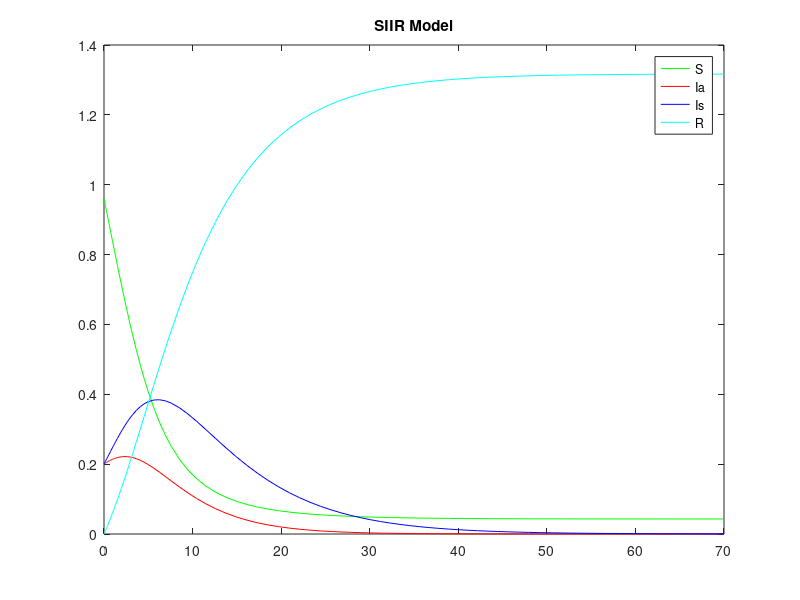
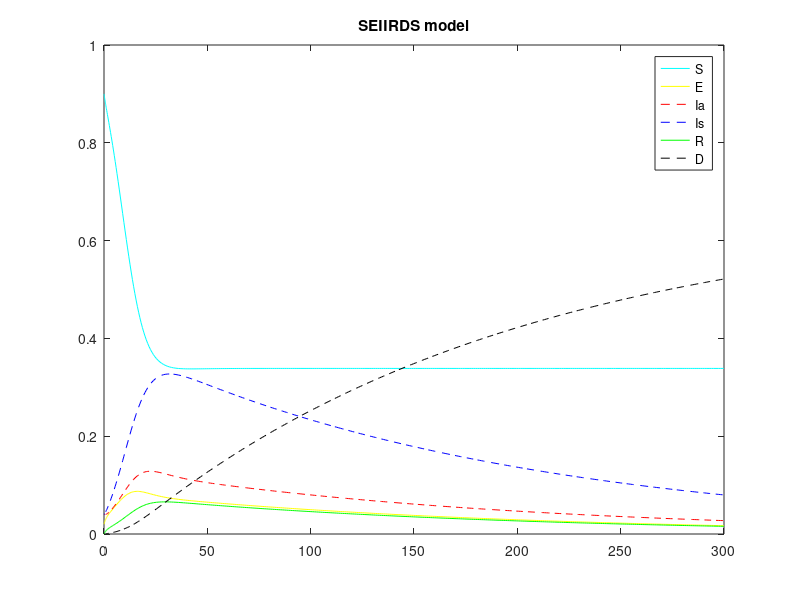

These charts were generated, in order, by the following MATLAB code:
% Code below is to run epidemic models -- each block starting with %% is a%
% separate model.   This script requires the short function   sir_ode.m
%
%%  Basic SIR model
% $$\eqalign{
% \frac{dS}{dt} &= -\alpha\,S\,Ia -\beta\,S\,Is \cr
% \frac{dIa}{dt} &= \alpha\,S\,Ia - kIa +Is(lambda1 - lambda2)\cr
% \frac{dIs}{dt} &= \beta\,S\,Is - kIs + Ia(lambda2 - lambda1) \cr
% \frac{dR}{dt} &= k(Ia + Is) \cr
% }$$

  T = 70 ;  % final time period
  beta = 0.35;
  alpha = 0.3;
  lambda = 0.05;
  k1 = 0.15; 
  k2 = 0.14;
  y0 = [0.96 0.2 0.2 0];   % initial state for compartments
  
  f = @(t,y) [-alpha*y(1)*y(2)-beta*y(1)*y(3);
                alpha*y(1)*y(2)-k1*y(2)-y(2)*lambda;
                beta*y(1)*y(3)-k2*y(3)+y(2)*lambda;
                k1*y(2)+k2*y(3)];
                
  [t,yvals] = ode45(f,[0 T], y0);   % actual ode solver
   figure(1); plot(t,yvals(:,1),'g',t,yvals(:,2),'r',t,yvals(:,3),'b',t,yvals(:,4),'c');
   legend('S','Ia','Is','R', 'Location','northeast');  title('SIIR Model');
  
% y0 = [0.96 0.3 0.01 0];
% tspan = [0 T]; 
% [tvals,yvals] = ode45(@system1,tspan,y0);
% plot(tvals,yvals,'-o')
% 
% 
% function dydt= system1(t,y)
% dydt = zeros(4,1);
% dydt(1) = -alpha*y(1)*y(2)-beta*y(1)*y(3);
% dydt(2) = alpha*y(1)*y(2)-k*y(2)+y(3)*(lambda1-lambda2);
% dydt(3) = beta*y(1)*y(3)-k*y(3)+y(2)*(lambda2-lambda1);
% dydt(4) = k*(y(2)+y(3));
% end  



%%  SIRS model
%  $$\eqalign{
% \frac{dS}{dt} &= -\beta\,S\,I + \eta R \cr
% \frac{dI}{dt} &= \beta\,S\,I - kI \cr
% \frac{dR}{dt} &= kI - \eta R \cr
% } $$

%  T = 100 ;  % final time period
%  beta = 0.3;
%  k = 0.2; 
%  eta = 0.05;
%  y0 = [0.98 0.02 0];    % initial state for compartments 
%  f = @(t,y) [-beta*y(1)*y(2)+eta*y(3);beta*y(1)*y(2)-k*y(2);k*y(2)-eta*y(3)];
%  [t,yvals] = ode45(f,[0 T], y0);  % actual ode solver
%  figure(2);  plot(t,yvals(:,1),'g',t,yvals(:,2),'r',t,yvals(:,3),'b');
%  legend('S','I','R', 'Location','northeast');  title('SIRS model');
% %%  SEIRD model
% % $$\eqalign{
% % S' &= -\beta\,S\,I \cr
% % E' &= \beta\,S\,I - \sigma E \cr
% % I' &= \sigma\,E - (1-\alpha)k\,I - \alpha\rho\,I\cr
% % R' &= (1-\alpha)k\,I \cr
% % D' &= \alpha\rho\,I \cr
% % }$$
% 
  T = 300 ;  % final time period
  alpha = 0.6;
  beta = 0.2;
  k1 = 0.15; 
  k2 = 0.1;
  eta = 0.7;
  tau = 0.1;
  lambda = 0.05;
  sigma1 = 0.3;
  sigma2 = 0.35;
  rho = 0.07;
  y0 = [0.9 0.02 0.04 0.04 0 0];  % initial state for compartments
  f = @(t,y) [-alpha*y(1)*y(3) - beta*y(1)*y(4)+eta*y(5);
               alpha*y(1)*y(3) + beta*y(1)*y(4) - y(2)*(sigma1+sigma2);
               sigma1*y(2)-(1-tau)*k1*y(3)-tau*rho*y(3) - y(3)*lambda;
               sigma2*y(2)-(1-tau)*k2*y(4)-tau*rho*y(4) + y(3)*lambda;
               (1-tau)*(k1*y(3)+k2*y(4))-eta*y(5); 
               tau*rho*(y(3)+y(4)) ];
  [t,yvals] = ode45(f,[0 T], y0);    % actual ode solver
  figure(3);  plot(t,yvals(:,1),'c',t,yvals(:,2),'y',t,yvals(:,3),'r--');
  hold on; plot(t,yvals(:,4),'b--',t,yvals(:,5),'g',t,yvals(:,6), 'k--');
 legend('S','E','Ia', 'Is','R','D', 'Location','northeast');  title('SEIIRDS model');